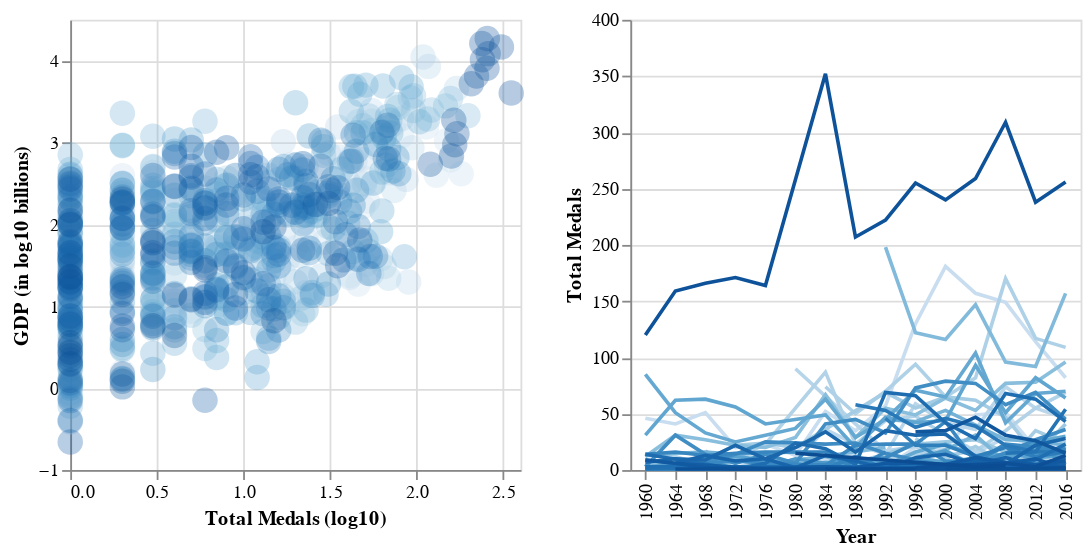

Here is the notebook cell this chart was saved with:
### Code cell
selector = alt.selection_single(empty='all', fields=['Team'])

base = alt.Chart(df).properties(
    width=250,
    height=250
).add_selection(selector)

points = base.mark_point(filled=True, 
        opacity=0.3,
        size=200).encode(
    x='Total Medals (log10)',
    y='GDP (in log10 billions)',
#         alt.Y('GDP:Q', axis=alt.Axis(format='%')),

    tooltip=['Team'],
    color=alt.condition(selector, 'Team:O', alt.value('lightgray'), legend=None),
)

timeseries = base.mark_line().encode(
    x='Year:O',
    y='Total Medals',
    color=alt.Color('Team:O', legend=None)
).transform_filter(
    selector
)

points | timeseries

### Figure 1 — Vega-Lite specification as saved in the notebook (floating-point values rounded to 4 significant figures; data arrays with more than 128 entries replaced by an {"elided": "..."} marker saying what was removed)
{"config": {"view": {"continuousWidth": 400, "continuousHeight": 300}}, "hconcat": [{"mark": {"type": "point", "filled": true, "opacity": 0.3, "size": 200}, "encoding": {"color": {"condition": {"type": "ordinal", "field": "Team", "legend": null, "selection": "selector027"}, "value": "lightgray"}, "tooltip": [{"type": "nominal", "field": "Team"}], "x": {"type": "quantitative", "field": "Total Medals (log10)"}, "y": {"type": "quantitative", "field": "GDP (in log10 billions)"}}, "height": 250, "selection": {"selector027": {"type": "single", "empty": "all", "fields": ["Team"]}}, "width": 250}, {"mark": "line", "encoding": {"color": {"type": "ordinal", "field": "Team", "legend": null}, "x": {"type": "ordinal", "field": "Year"}, "y": {"type": "quantitative", "field": "Total Medals"}}, "height": 250, "selection": {"selector027": {"type": "single", "empty": "all", "fields": ["Team"]}}, "transform": [{"filter": {"selection": "selector027"}}], "width": 250}], "data": {"name": "data-12fa9d3639884c846e8ad89cec89ee90"}, "$schema": "https://vega.github.io/schema/vega-lite/v4.0.2.json", "datasets": {"data-12fa9d3639884c846e8ad89cec89ee90": {"elided": "706 records"}}}
